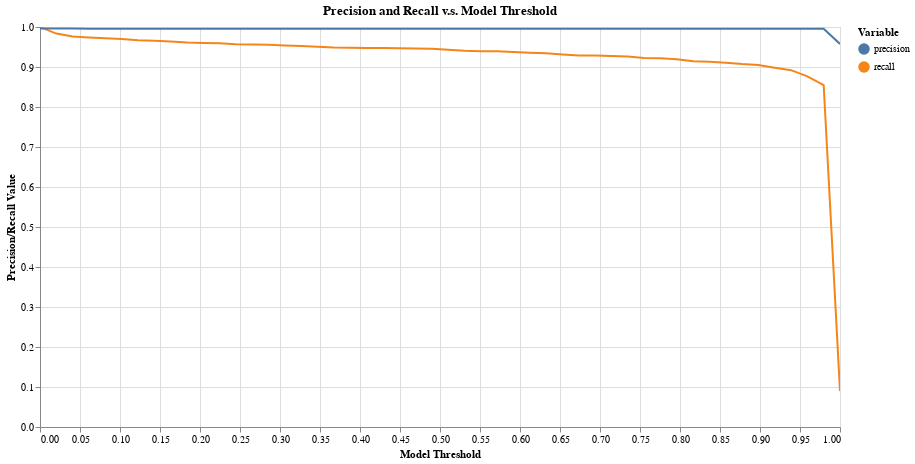

Notebook source saved alongside this figure:
### Code cell
tutorial.plot_precision_recall_vs_threshold(df_eval)

### Figure 1 — Vega-Lite specification as saved in the notebook (floating-point values rounded to 4 significant figures)
{"config": {"view": {"continuousWidth": 400, "continuousHeight": 300}}, "layer": [{"mark": "line", "encoding": {"color": {"type": "nominal", "field": "variable", "legend": {"title": "Variable"}}, "tooltip": [{"type": "nominal", "field": "variable"}, {"type": "quantitative", "field": "threshold"}, {"type": "quantitative", "field": "value"}], "x": {"type": "quantitative", "axis": {"title": "Model Threshold"}, "field": "threshold"}, "y": {"type": "quantitative", "axis": {"title": "Precision/Recall Value"}, "field": "value", "scale": {"domain": [0, 1]}}}, "selection": {"selector004": {"type": "interval", "bind": "scales", "encodings": ["x", "y"]}}, "title": "Precision and Recall v.s. Model Threshold"}, {"mark": "point", "encoding": {"opacity": {"value": 0}, "x": {"type": "quantitative", "field": "threshold"}}, "selection": {"selector003": {"type": "single", "nearest": true, "on": "mouseover", "fields": ["threshold"], "empty": "none"}}}, {"mark": "point", "encoding": {"color": {"type": "nominal", "field": "variable", "legend": {"title": "Variable"}}, "opacity": {"condition": {"value": 1, "selection": "selector003"}, "value": 0}, "tooltip": [{"type": "nominal", "field": "variable"}, {"type": "quantitative", "field": "threshold"}, {"type": "quantitative", "field": "value"}], "x": {"type": "quantitative", "axis": {"title": "Model Threshold"}, "field": "threshold"}, "y": {"type": "quantitative", "axis": {"title": "Precision/Recall Value"}, "field": "value", "scale": {"domain": [0, 1]}}}, "title": "Precision and Recall v.s. Model Threshold"}, {"mark": {"type": "rule", "color": "gray"}, "encoding": {"x": {"type": "quantitative", "field": "threshold"}}, "transform": [{"filter": {"selection": "selector003"}}]}, {"mark": {"type": "text", "align": "right", "dx": -10, "dy": -5, "fontWeight": 300, "lineBreak": "\n"}, "encoding": {"color": {"type": "nominal", "field": "variable", "legend": {"title": "Variable"}}, "text": {"condition": {"type": "nominal", "field": "label", "selection": "selector003"}, "value": " "}, "tooltip": [{"type": "nominal", "field": "variable"}, {"type": "quantitative", "field": "threshold"}, {"type": "quantitative", "field": "value"}], "x": {"type": "quantitative", "axis": {"title": "Model Threshold"}, "field": "threshold"}, "y": {"type": "quantitative", "axis": {"title": "Precision/Recall Value"}, "field": "value", "scale": {"domain": [0, 1]}}}, "title": "Precision and Recall v.s. Model Threshold"}], "data": {"name": "data-5c7df9051528d4566a0fd25c96c2bf4e"}, "height": 400, "width": 800, "$schema": "https://vega.github.io/schema/vega-lite/v4.8.1.json", "datasets": {"data-5c7df9051528d4566a0fd25c96c2bf4e": [{"threshold": 0.0, "label": "threshold: 0.0\nprecision: 0.996\nrecall: 1.0", "variable": "recall", "value": 1.0}, {"threshold": 0.02041, "label": "threshold: 0.02\nprecision: 0.996\nrecall: 0.984", "variable": "recall", "value": 0.9835}, {"threshold": 0.04082, "label": "threshold: 0.041\nprecision: 0.996\nrecall: 0.976", "variable": "recall", "value": 0.9761}, {"threshold": 0.06122, "label": "threshold: 0.061\nprecision: 0.996\nrecall: 0.974", "variable": "recall", "value": 0.9739}, {"threshold": 0.08163, "label": "threshold: 0.082\nprecision: 0.996\nrecall: 0.972", "variable": "recall", "value": 0.9722}, {"threshold": 0.102, "label": "threshold: 0.102\nprecision: 0.996\nrecall: 0.97", "variable": "recall", "value": 0.9699}, {"threshold": 0.1224, "label": "threshold: 0.122\nprecision: 0.996\nrecall: 0.967", "variable": "recall", "value": 0.9671}, {"threshold": 0.1429, "label": "threshold: 0.143\nprecision: 0.996\nrecall: 0.966", "variable": "recall", "value": 0.9659}, {"threshold": 0.1633, "label": "threshold: 0.163\nprecision: 0.996\nrecall: 0.964", "variable": "recall", "value": 0.9637}, {"threshold": 0.1837, "label": "threshold: 0.184\nprecision: 0.996\nrecall: 0.961", "variable": "recall", "value": 0.9614}, {"threshold": 0.2041, "label": "threshold: 0.204\nprecision: 0.996\nrecall: 0.96", "variable": "recall", "value": 0.9602}, {"threshold": 0.2245, "label": "threshold: 0.224\nprecision: 0.996\nrecall: 0.959", "variable": "recall", "value": 0.9591}, {"threshold": 0.2449, "label": "threshold: 0.245\nprecision: 0.996\nrecall: 0.957", "variable": "recall", "value": 0.9568}, {"threshold": 0.2653, "label": "threshold: 0.265\nprecision: 0.996\nrecall: 0.956", "variable": "recall", "value": 0.9563}, {"threshold": 0.2857, "label": "threshold: 0.286\nprecision: 0.996\nrecall: 0.956", "variable": "recall", "value": 0.9557}, {"threshold": 0.3061, "label": "threshold: 0.306\nprecision: 0.996\nrecall: 0.954", "variable": "recall", "value": 0.954}, {"threshold": 0.3265, "label": "threshold: 0.327\nprecision: 0.996\nrecall: 0.952", "variable": "recall", "value": 0.9523}, {"threshold": 0.3469, "label": "threshold: 0.347\nprecision: 0.996\nrecall: 0.951", "variable": "recall", "value": 0.9506}, {"threshold": 0.3673, "label": "threshold: 0.367\nprecision: 0.996\nrecall: 0.949", "variable": "recall", "value": 0.9489}, {"threshold": 0.3878, "label": "threshold: 0.388\nprecision: 0.996\nrecall: 0.948", "variable": "recall", "value": 0.9483}, {"threshold": 0.4082, "label": "threshold: 0.408\nprecision: 0.996\nrecall: 0.947", "variable": "recall", "value": 0.9472}, {"threshold": 0.4286, "label": "threshold: 0.429\nprecision: 0.996\nrecall: 0.947", "variable": "recall", "value": 0.9472}, {"threshold": 0.449, "label": "threshold: 0.449\nprecision: 0.996\nrecall: 0.947", "variable": "recall", "value": 0.9466}, {"threshold": 0.4694, "label": "threshold: 0.469\nprecision: 0.996\nrecall: 0.946", "variable": "recall", "value": 0.9461}, {"threshold": 0.4898, "label": "threshold: 0.49\nprecision: 0.996\nrecall: 0.945", "variable": "recall", "value": 0.9455}, {"threshold": 0.5102, "label": "threshold: 0.51\nprecision: 0.996\nrecall: 0.943", "variable": "recall", "value": 0.9432}, {"threshold": 0.5306, "label": "threshold: 0.531\nprecision: 0.996\nrecall: 0.94", "variable": "recall", "value": 0.9404}, {"threshold": 0.551, "label": "threshold: 0.551\nprecision: 0.996\nrecall: 0.939", "variable": "recall", "value": 0.9392}, {"threshold": 0.5714, "label": "threshold: 0.571\nprecision: 0.996\nrecall: 0.939", "variable": "recall", "value": 0.9392}, {"threshold": 0.5918, "label": "threshold: 0.592\nprecision: 0.996\nrecall: 0.938", "variable": "recall", "value": 0.9375}, {"threshold": 0.6122, "label": "threshold: 0.612\nprecision: 0.996\nrecall: 0.936", "variable": "recall", "value": 0.9358}, {"threshold": 0.6327, "label": "threshold: 0.633\nprecision: 0.996\nrecall: 0.934", "variable": "recall", "value": 0.9341}, {"threshold": 0.6531, "label": "threshold: 0.653\nprecision: 0.996\nrecall: 0.931", "variable": "recall", "value": 0.9313}, {"threshold": 0.6735, "label": "threshold: 0.673\nprecision: 0.996\nrecall: 0.929", "variable": "recall", "value": 0.929}, {"threshold": 0.6939, "label": "threshold: 0.694\nprecision: 0.996\nrecall: 0.928", "variable": "recall", "value": 0.9284}, {"threshold": 0.7143, "label": "threshold: 0.714\nprecision: 0.996\nrecall: 0.927", "variable": "recall", "value": 0.9273}, {"threshold": 0.7347, "label": "threshold: 0.735\nprecision: 0.996\nrecall: 0.926", "variable": "recall", "value": 0.9262}, {"threshold": 0.7551, "label": "threshold: 0.755\nprecision: 0.996\nrecall: 0.923", "variable": "recall", "value": 0.9228}, {"threshold": 0.7755, "label": "threshold: 0.776\nprecision: 0.996\nrecall: 0.922", "variable": "recall", "value": 0.9216}, {"threshold": 0.7959, "label": "threshold: 0.796\nprecision: 0.996\nrecall: 0.919", "variable": "recall", "value": 0.9194}, {"threshold": 0.8163, "label": "threshold: 0.816\nprecision: 0.996\nrecall: 0.914", "variable": "recall", "value": 0.9143}, {"threshold": 0.8367, "label": "threshold: 0.837\nprecision: 0.996\nrecall: 0.913", "variable": "recall", "value": 0.9131}, {"threshold": 0.8571, "label": "threshold: 0.857\nprecision: 0.996\nrecall: 0.911", "variable": "recall", "value": 0.9108}, {"threshold": 0.8776, "label": "threshold: 0.878\nprecision: 0.996\nrecall: 0.907", "variable": "recall", "value": 0.9074}, {"threshold": 0.898, "label": "threshold: 0.898\nprecision: 0.996\nrecall: 0.905", "variable": "recall", "value": 0.9052}, {"threshold": 0.9184, "label": "threshold: 0.918\nprecision: 0.996\nrecall: 0.898", "variable": "recall", "value": 0.8984}, {"threshold": 0.9388, "label": "threshold: 0.939\nprecision: 0.996\nrecall: 0.892", "variable": "recall", "value": 0.8921}, {"threshold": 0.9592, "label": "threshold: 0.959\nprecision: 0.995\nrecall: 0.877", "variable": "recall", "value": 0.8768}, {"threshold": 0.9796, "label": "threshold: 0.98\nprecision: 0.995\nrecall: 0.855", "variable": "recall", "value": 0.8546}, {"threshold": 1.0, "label": "threshold: 1.0\nprecision: 0.958\nrecall: 0.09", "variable": "recall", "value": 0.08972}, {"threshold": 0.0, "label": "threshold: 0.0\nprecision: 0.996\nrecall: 1.0", "variable": "precision", "value": 0.996}, {"threshold": 0.02041, "label": "threshold: 0.02\nprecision: 0.996\nrecall: 0.984", "variable": "precision", "value": 0.996}, {"threshold": 0.04082, "label": "threshold: 0.041\nprecision: 0.996\nrecall: 0.976", "variable": "precision", "value": 0.9959}, {"threshold": 0.06122, "label": "threshold: 0.061\nprecision: 0.996\nrecall: 0.974", "variable": "precision", "value": 0.9959}, {"threshold": 0.08163, "label": "threshold: 0.082\nprecision: 0.996\nrecall: 0.972", "variable": "precision", "value": 0.9959}, {"threshold": 0.102, "label": "threshold: 0.102\nprecision: 0.996\nrecall: 0.97", "variable": "precision", "value": 0.9959}, {"threshold": 0.1224, "label": "threshold: 0.122\nprecision: 0.996\nrecall: 0.967", "variable": "precision", "value": 0.9959}, {"threshold": 0.1429, "label": "threshold: 0.143\nprecision: 0.996\nrecall: 0.966", "variable": "precision", "value": 0.9959}, {"threshold": 0.1633, "label": "threshold: 0.163\nprecision: 0.996\nrecall: 0.964", "variable": "precision", "value": 0.9959}, {"threshold": 0.1837, "label": "threshold: 0.184\nprecision: 0.996\nrecall: 0.961", "variable": "precision", "value": 0.9959}, {"threshold": 0.2041, "label": "threshold: 0.204\nprecision: 0.996\nrecall: 0.96", "variable": "precision", "value": 0.9959}, {"threshold": 0.2245, "label": "threshold: 0.224\nprecision: 0.996\nrecall: 0.959", "variable": "precision", "value": 0.9959}, {"threshold": 0.2449, "label": "threshold: 0.245\nprecision: 0.996\nrecall: 0.957", "variable": "precision", "value": 0.9959}, {"threshold": 0.2653, "label": "threshold: 0.265\nprecision: 0.996\nrecall: 0.956", "variable": "precision", "value": 0.9959}, {"threshold": 0.2857, "label": "threshold: 0.286\nprecision: 0.996\nrecall: 0.956", "variable": "precision", "value": 0.9959}, {"threshold": 0.3061, "label": "threshold: 0.306\nprecision: 0.996\nrecall: 0.954", "variable": "precision", "value": 0.9959}, {"threshold": 0.3265, "label": "threshold: 0.327\nprecision: 0.996\nrecall: 0.952", "variable": "precision", "value": 0.9958}, {"threshold": 0.3469, "label": "threshold: 0.347\nprecision: 0.996\nrecall: 0.951", "variable": "precision", "value": 0.9958}, {"threshold": 0.3673, "label": "threshold: 0.367\nprecision: 0.996\nrecall: 0.949", "variable": "precision", "value": 0.9958}, {"threshold": 0.3878, "label": "threshold: 0.388\nprecision: 0.996\nrecall: 0.948", "variable": "precision", "value": 0.9958}, {"threshold": 0.4082, "label": "threshold: 0.408\nprecision: 0.996\nrecall: 0.947", "variable": "precision", "value": 0.9958}, {"threshold": 0.4286, "label": "threshold: 0.429\nprecision: 0.996\nrecall: 0.947", "variable": "precision", "value": 0.9958}, {"threshold": 0.449, "label": "threshold: 0.449\nprecision: 0.996\nrecall: 0.947", "variable": "precision", "value": 0.9958}, {"threshold": 0.4694, "label": "threshold: 0.469\nprecision: 0.996\nrecall: 0.946", "variable": "precision", "value": 0.9958}, {"threshold": 0.4898, "label": "threshold: 0.49\nprecision: 0.996\nrecall: 0.945", "variable": "precision", "value": 0.9958}, {"threshold": 0.5102, "label": "threshold: 0.51\nprecision: 0.996\nrecall: 0.943", "variable": "precision", "value": 0.9958}, {"threshold": 0.5306, "label": "threshold: 0.531\nprecision: 0.996\nrecall: 0.94", "variable": "precision", "value": 0.9958}, {"threshold": 0.551, "label": "threshold: 0.551\nprecision: 0.996\nrecall: 0.939", "variable": "precision", "value": 0.9958}, {"threshold": 0.5714, "label": "threshold: 0.571\nprecision: 0.996\nrecall: 0.939", "variable": "precision", "value": 0.9958}, {"threshold": 0.5918, "label": "threshold: 0.592\nprecision: 0.996\nrecall: 0.938", "variable": "precision", "value": 0.9958}, {"threshold": 0.6122, "label": "threshold: 0.612\nprecision: 0.996\nrecall: 0.936", "variable": "precision", "value": 0.9958}, {"threshold": 0.6327, "label": "threshold: 0.633\nprecision: 0.996\nrecall: 0.934", "variable": "precision", "value": 0.9958}, {"threshold": 0.6531, "label": "threshold: 0.653\nprecision: 0.996\nrecall: 0.931", "variable": "precision", "value": 0.9957}, {"threshold": 0.6735, "label": "threshold: 0.673\nprecision: 0.996\nrecall: 0.929", "variable": "precision", "value": 0.9957}, {"threshold": 0.6939, "label": "threshold: 0.694\nprecision: 0.996\nrecall: 0.928", "variable": "precision", "value": 0.9957}, {"threshold": 0.7143, "label": "threshold: 0.714\nprecision: 0.996\nrecall: 0.927", "variable": "precision", "value": 0.9957}, {"threshold": 0.7347, "label": "threshold: 0.735\nprecision: 0.996\nrecall: 0.926", "variable": "precision", "value": 0.9957}, {"threshold": 0.7551, "label": "threshold: 0.755\nprecision: 0.996\nrecall: 0.923", "variable": "precision", "value": 0.9957}, {"threshold": 0.7755, "label": "threshold: 0.776\nprecision: 0.996\nrecall: 0.922", "variable": "precision", "value": 0.9957}, {"threshold": 0.7959, "label": "threshold: 0.796\nprecision: 0.996\nrecall: 0.919", "variable": "precision", "value": 0.9957}, {"threshold": 0.8163, "label": "threshold: 0.816\nprecision: 0.996\nrecall: 0.914", "variable": "precision", "value": 0.9957}, {"threshold": 0.8367, "label": "threshold: 0.837\nprecision: 0.996\nrecall: 0.913", "variable": "precision", "value": 0.9957}, {"threshold": 0.8571, "label": "threshold: 0.857\nprecision: 0.996\nrecall: 0.911", "variable": "precision", "value": 0.9957}, {"threshold": 0.8776, "label": "threshold: 0.878\nprecision: 0.996\nrecall: 0.907", "variable": "precision", "value": 0.9956}, {"threshold": 0.898, "label": "threshold: 0.898\nprecision: 0.996\nrecall: 0.905", "variable": "precision", "value": 0.9956}, {"threshold": 0.9184, "label": "threshold: 0.918\nprecision: 0.996\nrecall: 0.898", "variable": "precision", "value": 0.9956}, {"threshold": 0.9388, "label": "threshold: 0.939\nprecision: 0.996\nrecall: 0.892", "variable": "precision", "value": 0.9956}, {"threshold": 0.9592, "label": "threshold: 0.959\nprecision: 0.995\nrecall: 0.877", "variable": "precision", "value": 0.9955}, {"threshold": 0.9796, "label": "threshold: 0.98\nprecision: 0.995\nrecall: 0.855", "variable": "precision", "value": 0.9954}, {"threshold": 1.0, "label": "threshold: 1.0\nprecision: 0.958\nrecall: 0.09", "variable": "precision", "value": 0.9576}]}}
